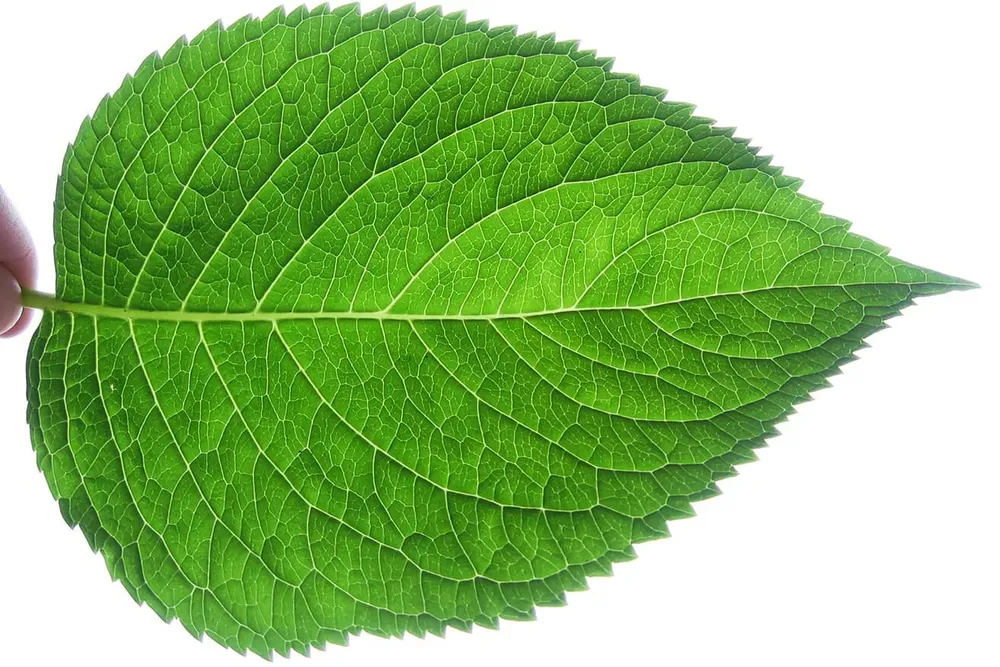
#> input picture images/leaf.webp, 1000 x 667 px, shrunk from 1313 x 876 before the run
$ jupyter execute DOG.ipynb
#> lines starting #> are read from the running program, lines starting #| are printed output that depends on the picture
[cell 1]
import matplotlib.pyplot as plt
import cv2
import os

[cell 2]
image_path = os.path.join("..", "images", "leaf.webp")
image = cv2.imread(image_path)
#> image is the input picture: shape (667, 1000, 3); mean B, G, R 119, 190.4, 146.9
gray_image = cv2.cvtColor(image, cv2.COLOR_BGR2GRAY)
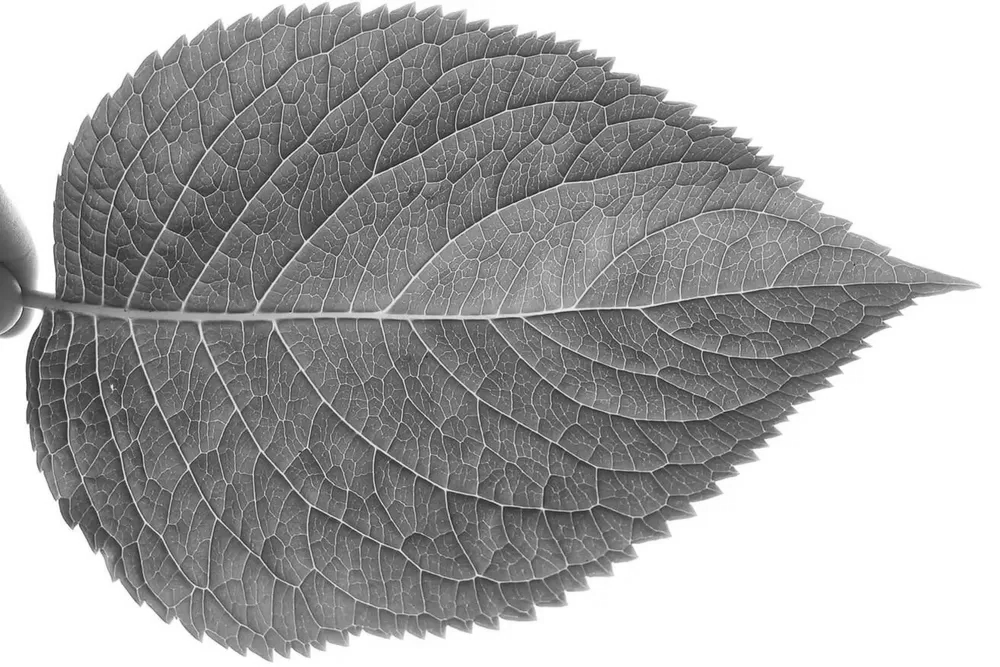
#> gray_image: shape (667, 1000); min 27, max 255, mean 169.3

[cell 3]
def show_image(img,title,cmap=None):
    plt.figure(figsize=(3,3))
    plt.imshow(img,cmap=cmap)
    plt.title(title)
    plt.axis("off")
    plt.show()

[cell 4]
show_image(gray_image,"Gray image",cmap="gray")

[cell 5]
import numpy as np
def gaussian_kernel(size, sigma):
    ax = np.arange(-size // 2 + 1., size // 2 + 1.)
    xx, yy = np.meshgrid(ax, ax)
    kernel = np.exp(-(xx**2 + yy**2) / (2. * sigma**2))
    return kernel / np.sum(kernel)

[cell 6]
def convolve2d(image, kernel):
    h, w = image.shape
#> h = 667; w = 1000
    kh, kw = kernel.shape
    pad_h = kh // 2
    pad_w = kw // 2
    padded = np.pad(image, ((pad_h, pad_h), (pad_w, pad_w)), mode='constant')
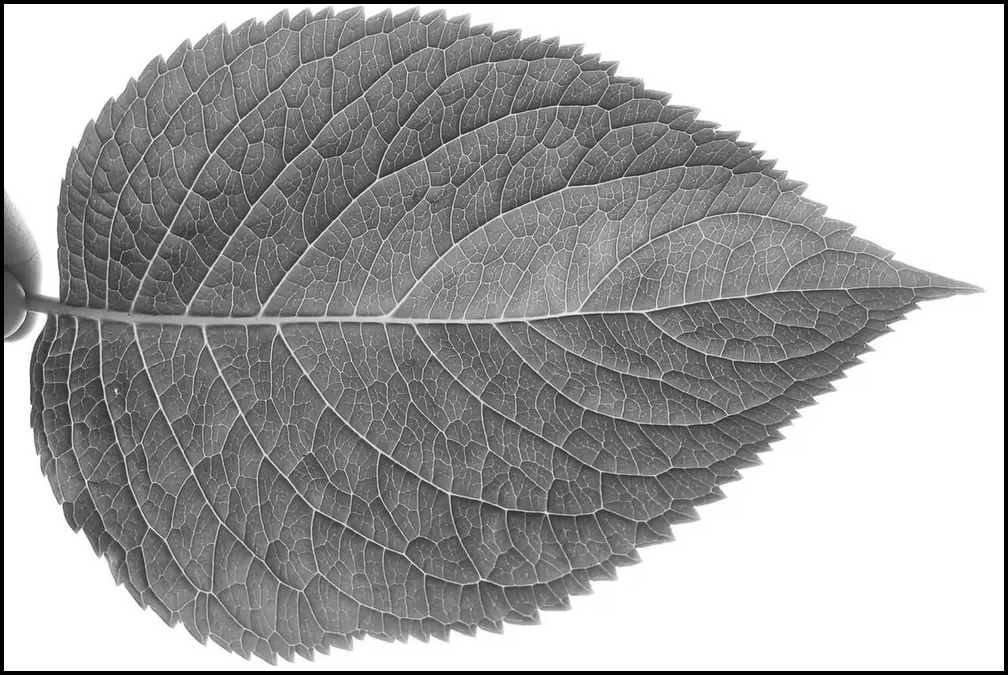
#> padded: shape (675, 1008); min 0, max 255, mean 165.9
    result = np.zeros_like(image)

    for i in range(h):
        for j in range(w):
            result[i, j] = np.sum(padded[i:i+kh, j:j+kw] * kernel)
    return result

[cell 7]
kernel1 = gaussian_kernel(size=9, sigma=1)
kernel2 = gaussian_kernel(size=9, sigma=2)

gauss1 = convolve2d(gray_image, kernel1)
gauss2 = convolve2d(gray_image, kernel2)
#> after the loop in convolve2d (call 2), `for i in range(h):`:
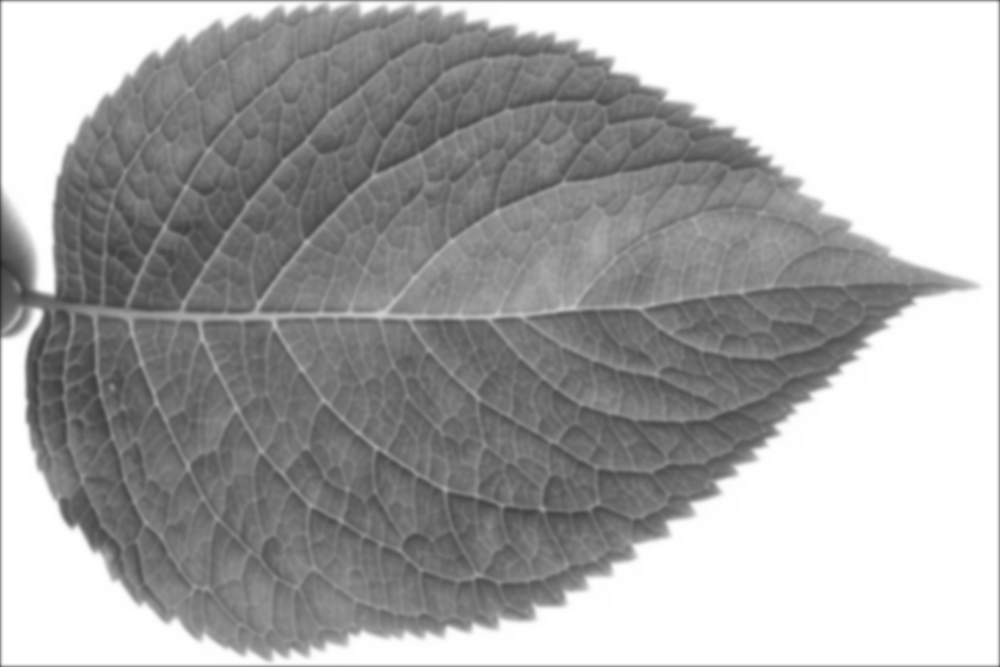
#> result: shape (667, 1000); min 34, max 255, mean 168

[cell 8]
dog = gauss1 - gauss2
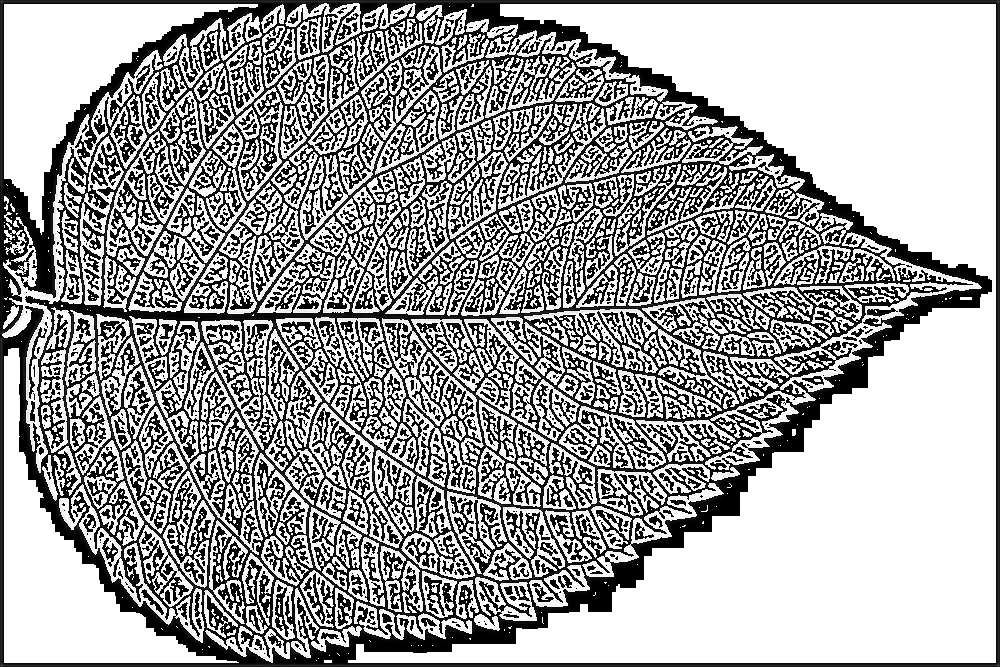
#> dog: shape (667, 1000); min 0, max 255, mean 163.5

[cell 9]
show_image(dog,"DOG image",cmap="gray")

$ run again, with images/messi.webp copied over images/leaf.webp
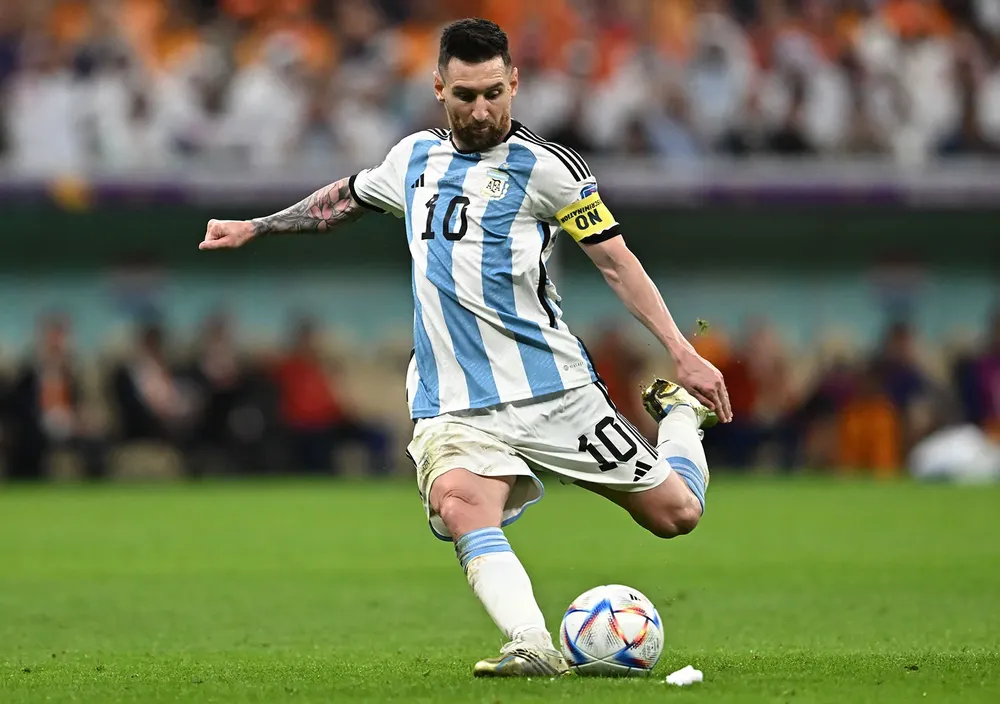
#> input picture images/messi.webp, 1000 x 704 px, shrunk from 1600 x 1126 before the run
#> image is the input picture: shape (704, 1000, 3); mean B, G, R 85.3, 117.1, 110.1
#> after the loop in convolve2d (call 2), `for i in range(h):`:
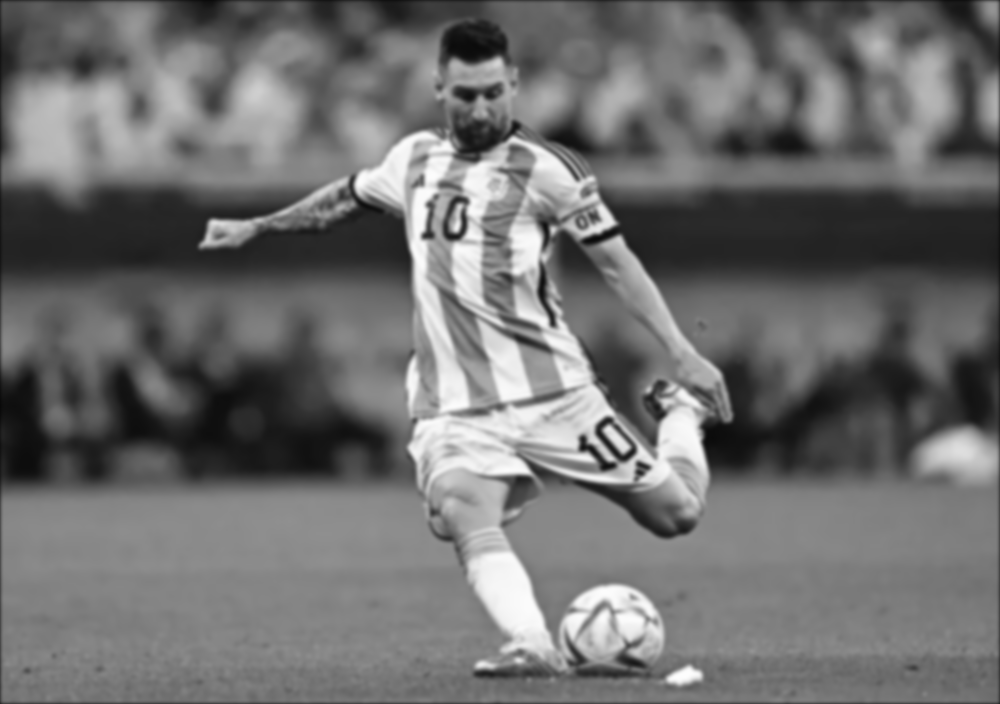
#> result: shape (704, 1000); min 9, max 253, mean 110.5
#> `dog = gauss1 - gauss2`:
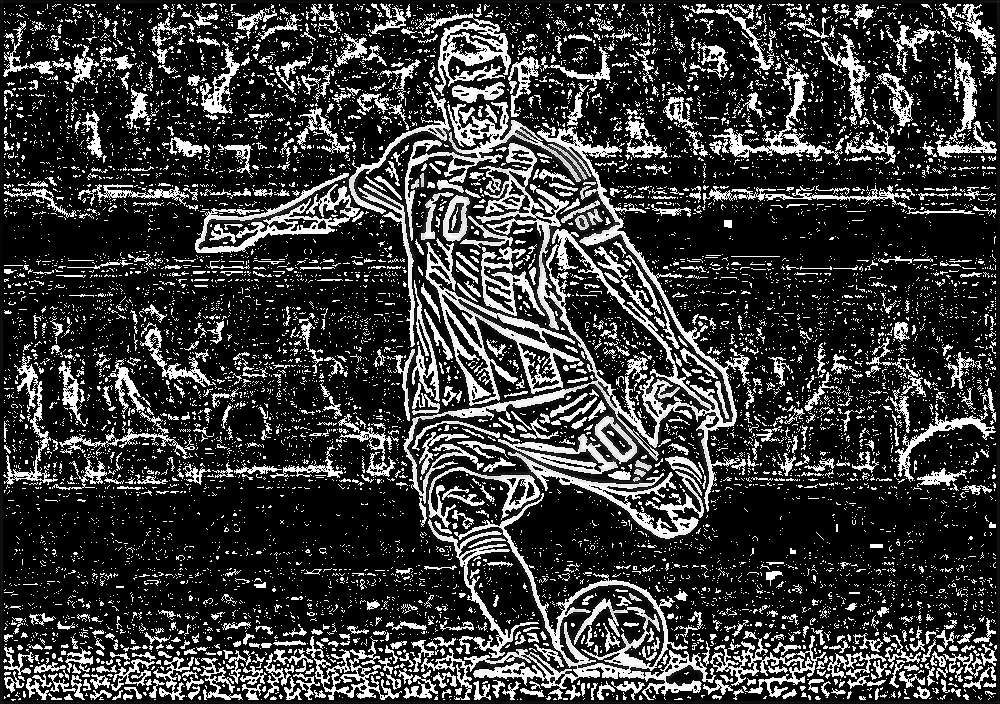
#> dog: shape (704, 1000); min 0, max 255, mean 57.6
